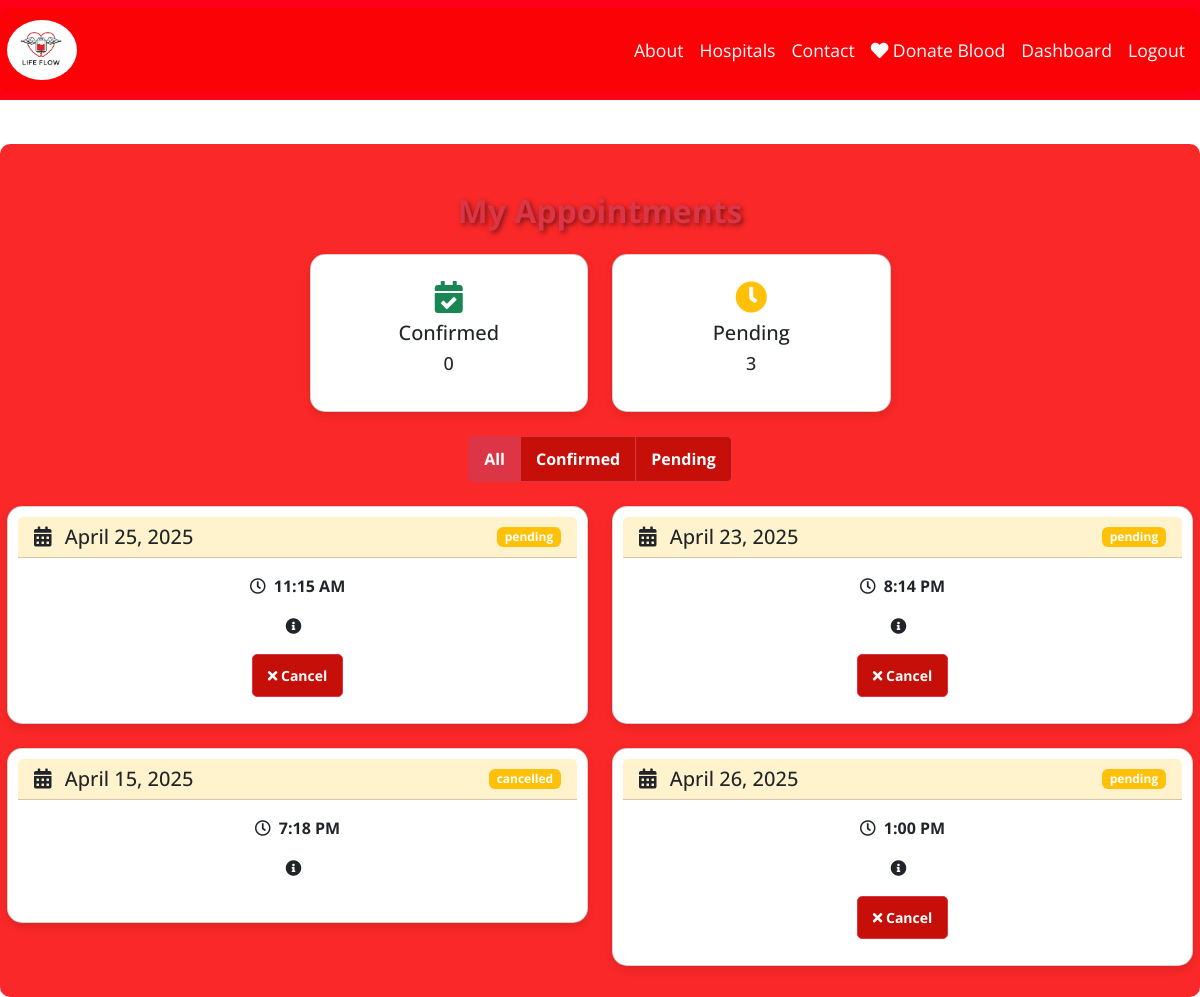
/appointment/my/ (signed in), run on the app's committed database.
### appointment/models.py (models this page shows, shortened)
class Appointment(models.Model):
    APPOINTMENT_TYPES = [
        ('Donation', 'Blood Donation'),
        ('Checkup', 'Medical Checkup'),
    ]
    STATUS_CHOICES = [
        ('pending', 'Pending'),
        ('confirmed', 'Confirmed'),
        ('rejected', 'Rejected'),
    ]
    full_name = models.CharField(max_length=100)
    email = models.EmailField()
    phone = models.CharField(max_length=15)
    type = models.CharField(max_length=20, choices=APPOINTMENT_TYPES)
    message = models.TextField(blank=True)
    date = models.DateField()
    time = models.TimeField()
    created_at = models.DateTimeField(auto_now_add=True)
    user = models.ForeignKey(get_user_model(), on_delete=models.CASCADE)
    status = models.CharField(max_length=20, choices=STATUS_CHOICES, default='pending')
    duration = models.DurationField(default=timedelta(hours=1))

### appointment/views.py (the view)
# urls.py: path('my/', views.my_appointments, name='my_appointments'),
@login_required
def my_appointments(request):
    user_appointments = Appointment.objects.filter(user=request.user)
    context = {
        'appointments': user_appointments,
        'stats': {
            'confirmed': user_appointments.filter(status='Confirmed').count(),
            'pending': user_appointments.filter(status='pending').count(),
        }
    }
    return render(request, 'appointment/my_appointments.html', context)

### appointment/templates/appointment/my_appointments.html (shortened to what this page needs)
{% extends "base.html" %}
{% load static %}
{% block content %}
<br><br><br><br>
<div class="container mt-5 pt-5">
    <h2 class="text-danger text-center mb-4">My Appointments</h2>
    <div class="row justify-content-center mb-4">
        <div class="col-md-3">
            <div class="card text-center">
                <div class="card-body">
                    <i class="fas fa-calendar-check text-success fa-2x mb-2"></i>
                    <h5>Confirmed</h5>
                    <h3>{{ stats.confirmed }}</h3>
                </div>
            </div>
        </div>
        <div class="col-md-3">
            <div class="card text-center">
                <div class="card-body">
                    <i class="fas fa-clock text-warning fa-2x mb-2"></i>
                    <h5>Pending</h5>
                    <h3>{{ stats.pending }}</h3>
                </div>
            </div>
        </div>
    </div>
    <div class="text-center mb-4">
        <div class="btn-group">
            <button class="btn btn-outline-danger active" onclick="filterAppointments('all')">All</button>
            <button class="btn btn-outline-danger" onclick="filterAppointments('Confirmed')">Confirmed</button>
            <button class="btn btn-outline-danger" onclick="filterAppointments('Pending')">Pending</button>
        </div>
    </div>
    {% if appointments %}
    <div class="row">
        {% for appointment in appointments %}
        <div class="col-md-6 mb-4" data-status="{{ appointment.status }}">
            <div class="card">
                <div class="card-header {% if appointment.status == 'Confirmed' %}bg-success-subtle{% else %}bg-warning-subtle{% endif %}">
                    <div class="d-flex justify-content-between align-items-center">
                        <h5 class="mb-0">
                            <i class="fas fa-calendar-alt me-2"></i>
                            {{ appointment.date|date:"F j, Y" }}
                        </h5>
                        <span class="badge {% if appointment.status == 'Confirmed' %}bg-success{% else %}bg-warning{% endif %}">
                            {{ appointment.status }}
                        </span>
                    </div>
                </div>
                <div class="card-body">
                    <p><i class="far fa-clock me-2"></i>{{ appointment.time|time:"g:i A" }}</p>
                    <p><i class="fas fa-info-circle me-2"></i>{{ appointment.appointment_type }}</p>
                    {% if appointment.status == 'pending' %}
                    <button class="btn btn-sm btn-danger" onclick="cancelAppointment('{{ appointment.id }}')">
                        <i class="fas fa-times"></i> Cancel
                    </button>
                    {% endif %}
                </div>
            </div>
        </div>
        {% endfor %}
    </div>
    {% endif %}
</div>
{% endblock %}

### core/templates/base.html (shortened to what this page needs)
{% load static %}
<!DOCTYPE html>
<html lang="en">
<head>
    <link rel="stylesheet" href="https://cdn.jsdelivr.net/npm/bootstrap@5.3.0/dist/css/bootstrap.min.css">
    <link href="{% static 'style.css' %}" rel="stylesheet">
    <link href="https://cdnjs.cloudflare.com/ajax/libs/font-awesome/5.15.4/css/all.min.css" rel="stylesheet">
</head>
<body>
    <nav class="navbar navbar-expand-lg navbar-light bg-custom-red fixed-top">
        <div class="container">
            <a class="navbar-brand" href="{% url 'home' %}">
                <img src="{% static 'images/logo.jpg' %}" class="logo" alt="LifeFlow Logo">
            </a>
            <div class="collapse navbar-collapse" id="navbarNav">
                  <ul class="navbar-nav ms-auto">
                    <li class="nav-item"><a class="nav-link" href="#about">About</a></li>
                    <li class="nav-item"><a class="nav-link" href="#map">Hospitals</a></li>
                    <li class="nav-item"><a class="nav-link" href="#contact">Contact</a></li>
                    <li class="nav-item">
                        <a class="nav-link" href="{% url 'donate' %}">
                            <i class="fas fa-heart"></i> Donate Blood
                        </a>
                    </li>
                    {% if user.is_authenticated %}
                        <li class="nav-item"><a class="nav-link" href="{% url 'dashboard' %}">Dashboard</a></li>
                        <li class="nav-item"><a class="nav-link" href="{% url 'logout' %}">Logout</a></li>
                    {% else %}
                        <li class="nav-item"><a class="nav-link" href="{% url 'register' %}">Register</a></li>
                        <li class="nav-item"><a class="nav-link" href="{% url 'login' %}">Login</a></li>
                    {% endif %}
                </ul>
            </div>
        </div>
    </nav>
    {% block content %}{% endblock %}
    <link href='https://cdn.jsdelivr.net/npm/fullcalendar@6.1.8/main.min.css' rel='stylesheet' />
</body>
</html>

### core/static/style.css (style rules this page uses)
body { font-family: Arial, sans-serif; color: #dc1b1b; background-color: white; transition: background-color 0.3s, color 0.3s; }
.container { max-width: 1200px; margin: auto; padding: 10px; }
.bg-custom-red { background-color: #ff0018!important; }
.card { background: #fff; padding: 10px; border-radius: 15px; box-shadow: 0 4px 8px rgba(0, 0, 0, 0.1); text-align: center; transition: transform 0.3s; }
.container { position: relative; z-index: 2; background: rgba(250, 3, 3, 0.85); padding: 7px; border-radius: 10px; }
.card h3 { font-size: 18px; margin-bottom: 10px; }
.card p { font-size: 16px; font-weight: bold; }
.btn { display: inline-block; padding: 10px 15px; background: #c50f08; color: white; border-radius: 5px; text-decoration: none; font-weight: bold; transition: background 0.3s; }
.logo { height: 70px; width: 70px; border-radius: 50%; object-fit: cover; }
h2 { color: rgb(249, 241, 241); font-weight: bold; }
h2, h4 { color: white !important; font-weight: bold; text-shadow: 2px 2px 5px rgba(0, 0, 0, 0.5); }

### core/templates/base.html (style rules this page uses)
body { font-family: 'Open Sans', sans-serif; scroll-behavior: smooth; }
.navbar-nav .nav-link { color: white !important; font-size: 1.1rem; }
.logo { width: 70px; height: 60px; }
.bg-custom-red { background-color: #dc3545; }

### data on the page
Appointment: date "April 25, 2025", status "pending", time "11:15 AM"
Appointment: date "April 23, 2025", status "pending", time "8:14 PM"
Appointment: date "April 15, 2025", status "cancelled", time "7:18 PM"
Appointment: date "April 26, 2025", status "pending", time "1:00 PM"

### other printed values
{{ stats.confirmed }} "0"
{{ stats.pending }} "3"
